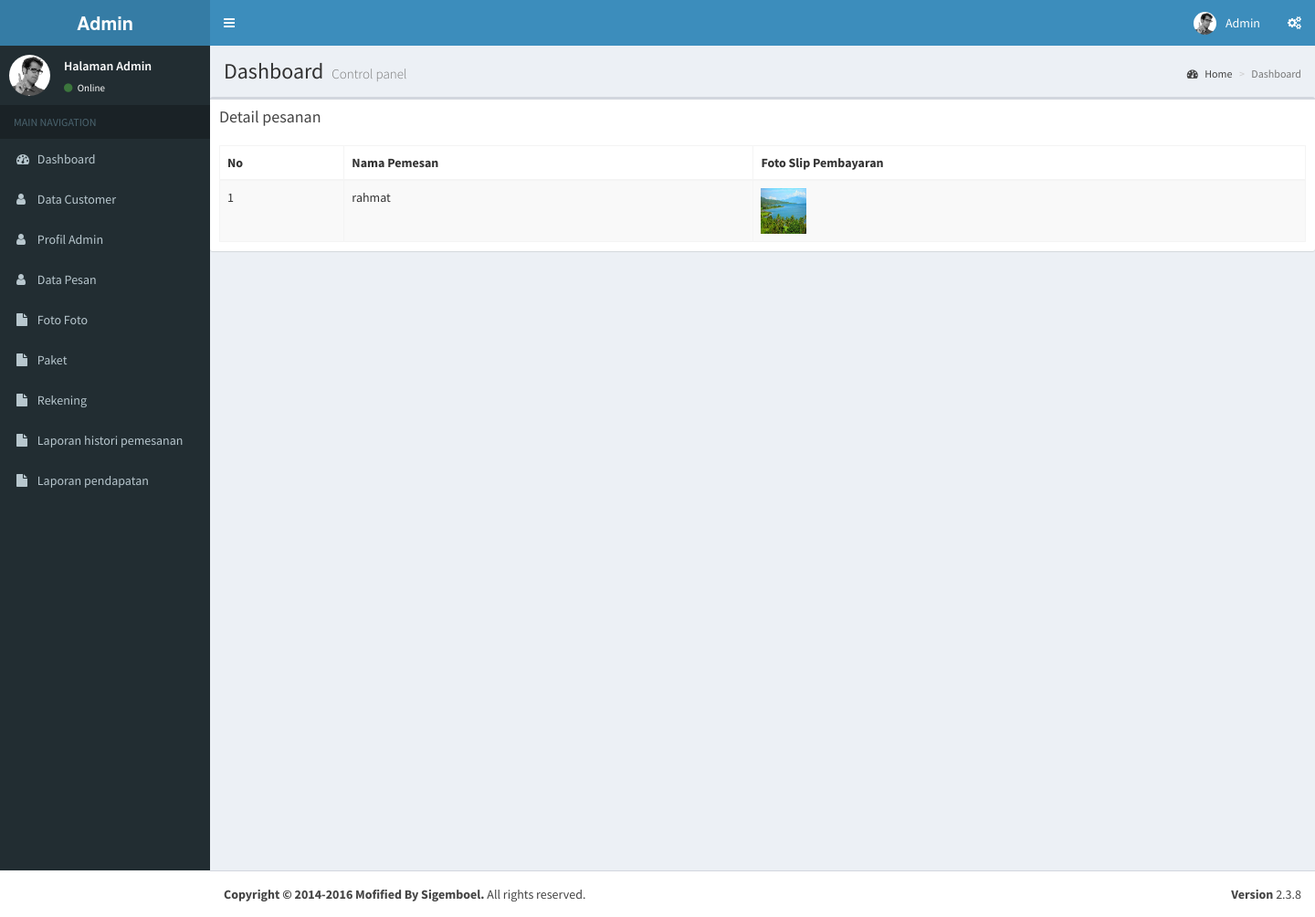
Screenshot of /admin/index.php?page=module/pesanan/status_bdp&id=65 (signed in) with the database file from the repository.
### tables this page shows
CREATE TABLE `tb_bayar` (
  `id_bayar` int(10) NOT NULL,
  `id_pesan` int(10) NOT NULL,
  `user_id` int(10) NOT NULL,
  `id_paket` int(10) NOT NULL,
  `tgl_konfir` date NOT NULL,
  `dp` int(10) NOT NULL,
  `sisa` int(10) NOT NULL,
  `upload_slip` varchar(500) NOT NULL
);

CREATE TABLE `user` (
  `user_id` int(10) NOT NULL,
  `nama_lengkap` varchar(50) NOT NULL,
  `alamat` varchar(200) NOT NULL,
  `email` varchar(50) NOT NULL,
  `no_telp` varchar(15) NOT NULL,
  `username` varchar(50) NOT NULL,
  `password` varchar(40) NOT NULL,
  `level` enum('customer','admin') NOT NULL,
  `status` enum('on','off') NOT NULL
);

### admin/module/pesanan/status_bdp.php (the view)
<?php
	$id = $_GET['id'];
?>
 <div class="box">
            <div class="box-header">
              <h3 class="box-title">Detail pesanan</h3>
            </div>
            <div class="box-body">
              <table class="table table-bordered table-striped">
                <thead>
                <tr>
                  <th>No</th>
                  <th>Nama Pemesan</th>
                  <th>Foto Slip Pembayaran</th>
                </tr>
                </thead>
                <tbody>
				<?php
				$no=1;
				$query = mysqli_query($koneksi, "select tb_bayar .*, tb_detail_pesan_reg.id_pesan,tb_detail_pesan_reg.tgl_pesan,tb_detail_pesan_reg.total, user.user_id,user.nama_lengkap,user.alamat,user.no_telp
					from tb_bayar join tb_detail_pesan_reg on tb_bayar.id_pesan=tb_detail_pesan_reg.id_pesan join user on tb_bayar.user_id=
					user.user_id where tb_detail_pesan_reg.id_pesan='$id'");
				while($data = mysqli_fetch_array($query)){
				?>
					<tr>
						<td><?php echo $no++; ?></td>
						<td><?php echo $data['nama_lengkap']; ?></td>
						<td><a href="../img/buktibayar/<?php echo $data['upload_slip']; ?>"><img src="../img/buktibayar/<?php echo $data['upload_slip']; ?>" width="50px" height="50px"></a></td>
					</tr>
				<?php
					}
				?>
				</tbody>
              </table>
            </div>
          </div>

### rows the page displays
tb_bayar: user.nama_lengkap "rahmat", upload_slip (picture)
